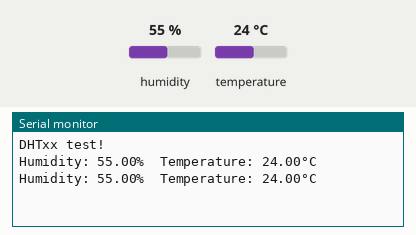
This sketch was run on a simulated Arduino Uno, built with avr-gcc and run on an emulated ATmega328P. Parts: the last lines printed to the serial monitor. Inputs (shaded band) come from the test bench; at power-on: humidity 55 %, temperature 24 °C.

Above: at 4.8 s.
4.9 s: humidity set to 22 %
At 6.4 s:
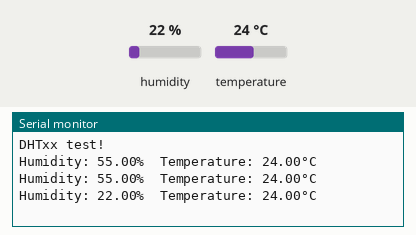
7.9 s: temperature set to 12 °C
At 9.3 s:
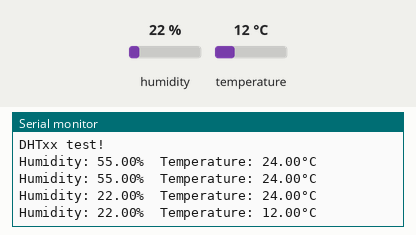
10.9 s: humidity set to 40 %
At 12.8 s:
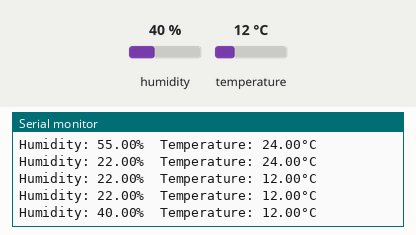
Timing chart, 0 to 14.3 s (numbered marks = the images above; inputs shaded):
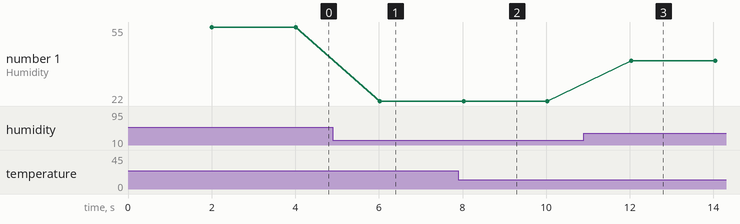

The sketch:

DHT-tester.ino
```cpp
// Example testing sketch for various DHT humidity/temperature sensors
// Written by ladyada, public domain

// REQUIRES the following Arduino libraries:
// - DHT Sensor Library: https://github.com/adafruit/DHT-sensor-library
// - Adafruit Unified Sensor Lib: https://github.com/adafruit/Adafruit_Sensor

#include "DHT.h"

#define DHTPIN 17     // Digital pin connected to the DHT sensor
// Feather HUZZAH ESP8266 note: use pins 3, 4, 5, 12, 13 or 14 --
// Pin 15 can work but DHT must be disconnected during program upload.

// Uncomment whatever type you're using!
//#define DHTTYPE DHT11   // DHT 11
#define DHTTYPE DHT22   // DHT 22  (AM2302), AM2321
//#define DHTTYPE DHT21   // DHT 21 (AM2301)

// Connect pin 1 (on the left) of the sensor to +5V
// NOTE: If using a board with 3.3V logic like an Arduino Due connect pin 1
// to 3.3V instead of 5V!
// Connect pin 2 of the sensor to whatever your DHTPIN is
// Connect pin 3 (on the right) of the sensor to GROUND (if your sensor has 3 pins)
// Connect pin 4 (on the right) of the sensor to GROUND and leave the pin 3 EMPTY (if your sensor has 4 pins)
// Connect a 10K resistor from pin 2 (data) to pin 1 (power) of the sensor

// Initialize DHT sensor.
// Note that older versions of this library took an optional third parameter to
// tweak the timings for faster processors.  This parameter is no longer needed
// as the current DHT reading algorithm adjusts itself to work on faster procs.
DHT dht(DHTPIN, DHTTYPE);

void setup() {
  Serial.begin(115200);
  Serial.println(F("DHTxx test!"));

  dht.begin();
}

void loop() {
  // Wait a few seconds between measurements.
  delay(2000);

  float h = dht.readHumidity();
  float t = dht.readTemperature();

  if (isnan(h) || isnan(t)) {
    Serial.println(F("Failed to read from DHT sensor!"));
    return;
  }

  Serial.print(F("Humidity: "));
  Serial.print(h);
  Serial.print(F("%  Temperature: "));
  Serial.print(t);
  Serial.println(F("°C "));
}
```

Measured:
- after the input at 4.9 s, the serial monitor: prints a new line after 1.1 s (image 1)
- after the input at 7.9 s, the serial monitor: prints a new line after 0.13 s (image 2)
- after the input at 10.9 s, the serial monitor: prints a new line after 1.1 s (image 3)
- plotted number 1: 55 → 22 after the input at 4.9 s, 22 → 40 after the input at 10.9 s
